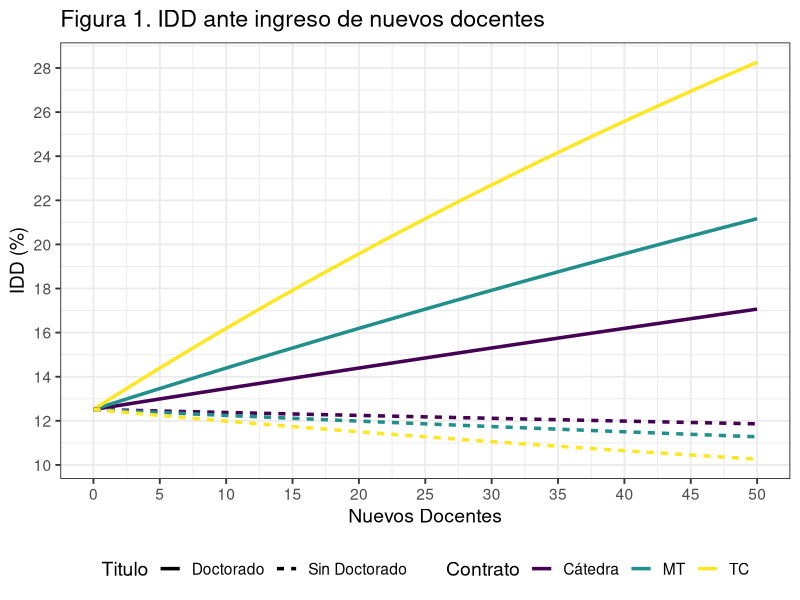
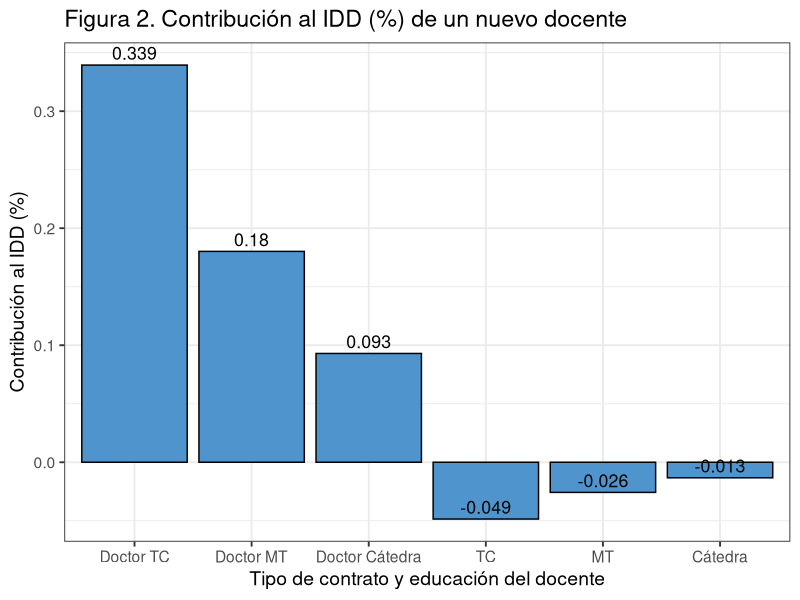
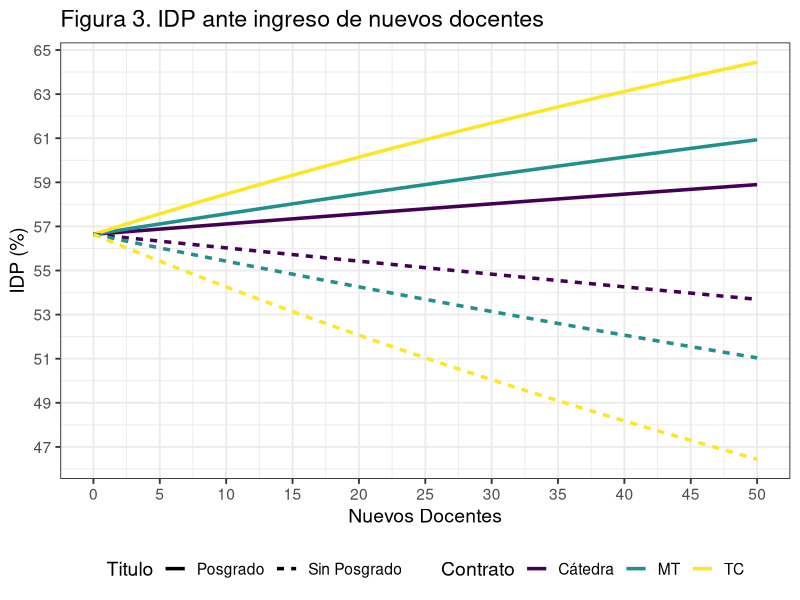

Source code (R) for these figures, in order:
## ---- chunk 1
library(ggplot2)
theme_set(theme_bw(base_size = 14))

docentes <- matrix(c(25,70,19,47,27,13,201,68,12), ncol = 3)
rownames(docentes) <- c("Pregrado","Maestría","Doctorado")
colnames(docentes) <- c("TC","MT","Cátedra")
# Inicializando constantes:
#Docentes Tiempo Completo Equivalente
doc_por_contrato <- colSums(docentes)
DTCE <- as.numeric(doc_por_contrato[1] + 0.5*doc_por_contrato[2] + 0.25 *doc_por_contrato[3])

#Docentes con doctorado
TC_d <- docentes[3,1]
MT_d <- docentes[3,2]
Cat_d <- docentes[3,3]

#Docentes sin doctorado
TC_ <- doc_por_contrato[1] - TC_d
MT_ <- doc_por_contrato[2] - MT_d
Cat_ <- doc_por_contrato[3] - Cat_d

# Los valores default es para que de el valor que tiene el indece segun
# el MIDE aprox.(14.7%) cambiarlos por los valores reales.
 
IDD <- function(aTC_d = TC_d, aMT_d = MT_d, aCat_d = Cat_d,
                aTC_ = TC_, aMT_ = MT_, aCat_ = Cat_){
    numerador <- aTC_d + 0.5*aMT_d + 0.25 * aCat_d
    denominador <- aTC_d + 0.5*aMT_d + 0.25 * aCat_d + aTC_ + 0.5*aMT_ + 0.25 * aCat_
    return(100*as.numeric(numerador/denominador))
}

nuevos <- 0:50

tiempo_completo_d <- IDD(aTC_d = TC_d + nuevos)
medio_tiempo_d <- IDD(aMT_d = MT_d + nuevos)
catedra_d <- IDD(aCat_d = Cat_d + nuevos)
tiempo_completo <- IDD(aTC_ = TC_ + nuevos)
medio_tiempo <- IDD(aMT_ = MT_ + nuevos)
catedra <- IDD(aCat_ = Cat_ + nuevos)

IDD_values <- c(tiempo_completo_d,medio_tiempo_d,catedra_d,tiempo_completo,medio_tiempo,catedra)

tipo_de_contrato <- factor(rep(c("TC","MT","Cátedra"), each = 51, times =2), ordered = TRUE, levels = c("Cátedra","MT","TC"))

tipo_titulo <- factor(rep(c("Doctorado","Sin Doctorado"), each = 153))


df <- data.frame(IDD = IDD_values, Contrato = tipo_de_contrato,
                 Titulo = tipo_titulo, nuevos = rep(nuevos, times = 6))

ggplot(df) + 
    geom_line(aes(x = nuevos, y = IDD, linetype = Titulo, color = Contrato),  size = 1.2) + 
    xlab("Nuevos Docentes") + ylab('IDD (%)') + 
    ggtitle("Figura 1. IDD ante ingreso de nuevos docentes") + 
    scale_x_continuous(breaks = seq(0, 50, 5)) + 
    scale_y_continuous(breaks = seq(10, 30, 2)) + 
    theme(legend.position = "bottom")
## ---- chunk 2

tc_d_c <- mean(diff(tiempo_completo_d[1:31]))
mt_d_c <- mean(diff(medio_tiempo_d[1:31]))
cat_d_c <- mean(diff(catedra_d[1:31]))
tc_c <- mean(diff(tiempo_completo[1:31]))
mt_c <- mean(diff(medio_tiempo[1:31]))
cat_c <- mean(diff(catedra[1:31]))

x_labs <- factor(c("Doctor TC", "Doctor MT", "Doctor Cátedra", "TC", "MT","Cátedra"), ordered = TRUE, levels = c("Doctor TC", "Doctor MT", "Doctor Cátedra", "TC", "MT","Cátedra"))
bars <- c(tc_d_c, mt_d_c, cat_d_c, tc_c, mt_c, cat_c)
bars_labs <- as.character(round(bars,3))
ggplot() + 
    geom_bar(aes(x = x_labs, y = bars), 
             fill = 'steelblue3', color = 'black', stat='identity') + 
    geom_text(aes(x = x_labs, y = bars, label= bars_labs),size = 4.5, vjust=-0.4) +
    xlab("Tipo de contrato y educación del docente") + 
    ylab("Contribución al IDD (%)") + 
    ggtitle("Figura 2. Contribución al IDD (%) de un nuevo docente")
## ---- chunk 3

#Docentes sin posgrado
TC_sp <- docentes[1,1]
MT_sp <- docentes[1,2]
Cat_sp <- docentes[1,3]

#Docentes con posgrado
TC_p <- doc_por_contrato[1] - TC_sp
MT_p <- doc_por_contrato[2] - MT_sp
Cat_p <- doc_por_contrato[3] - Cat_sp


IDP <- function(aTC_p = TC_p, aMT_p = MT_p, aCat_p = Cat_p,
                aTC_sp = TC_sp, aMT_sp = MT_sp, aCat_sp = Cat_sp){
    numerador <- aTC_p + 0.5*aMT_p + 0.25 * aCat_p
    denominador <- aTC_p + 0.5*aMT_p + 0.25 * aCat_p + aTC_sp + 0.5*aMT_sp + 0.25 * aCat_sp
    return(100*as.numeric(numerador/denominador))
}

tiempo_completo_p <- IDP(aTC_p = TC_p + nuevos)
medio_tiempo_p <- IDP(aMT_p = MT_p + nuevos)
catedra_p <- IDP(aCat_p = Cat_p + nuevos)
tiempo_completo_sp <- IDP(aTC_sp = TC_sp + nuevos)
medio_tiempo_sp <- IDP(aMT_sp = MT_sp + nuevos)
catedra_sp <- IDP(aCat_sp = Cat_sp + nuevos)

IDP_values <- c(tiempo_completo_p, medio_tiempo_p, catedra_p, tiempo_completo_sp, medio_tiempo_sp, catedra_sp)

tipo_titulo2 <- factor(rep(c("Posgrado","Sin Posgrado"), each = 153))


df2 <- data.frame(IDP = IDP_values, Contrato = tipo_de_contrato,
                 Titulo = tipo_titulo2, nuevos = rep(nuevos, times = 6))

ggplot(df2) + 
    geom_line(aes(x = nuevos, y = IDP, linetype = Titulo, color = Contrato),  size = 1.2) + 
    xlab("Nuevos Docentes") + ylab('IDP (%)') + 
    ggtitle("Figura 3. IDP ante ingreso de nuevos docentes") + 
    scale_x_continuous(breaks = seq(0, 50, 5)) + 
    scale_y_continuous(breaks = seq(45, 65, 2)) + 
    theme(legend.position = "bottom")
